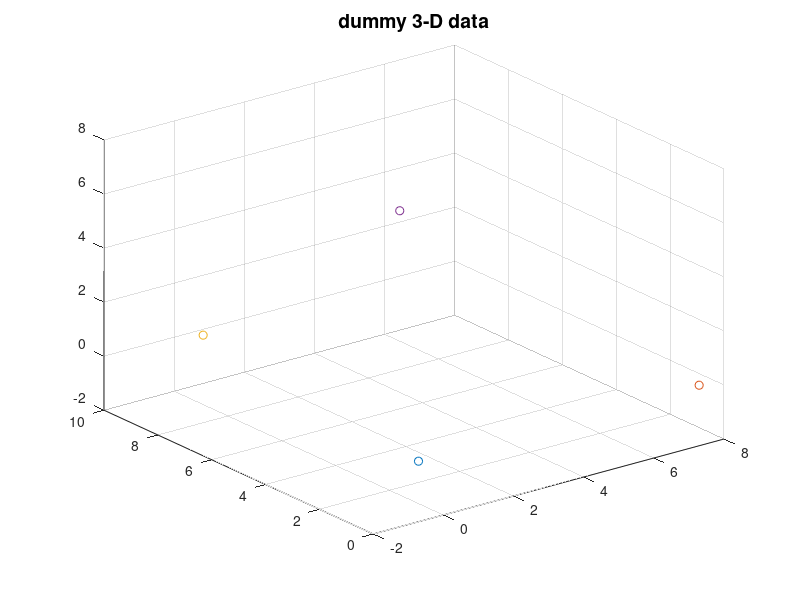
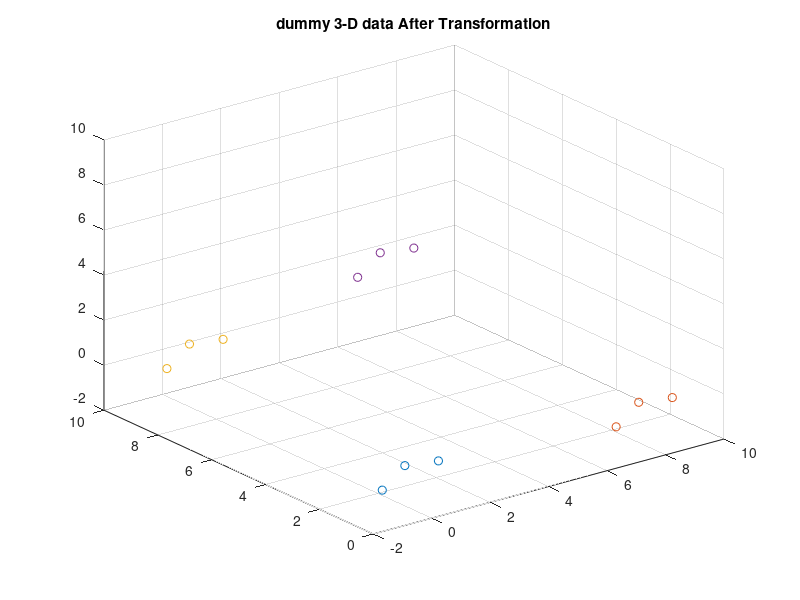

These figures' MATLAB source, in order: (Note: this script raises an error after producing the figures.)
%close all
clear all
test =1;
if test == 1
    mu1 = [0,0,0];
    sigma1 = [1,1,1];
    rng(0)
    r1 = mvnrnd(mu1,sigma1,3);
    
    mu2 = [8,0,0];
    sigma2 = [1,1,1];
    rng(0)
    r2 = mvnrnd(mu2,sigma2,3);
    
    mu3 = [0,8,1];
    sigma3 = [1,1,1];
    rng(0)
    r3 = mvnrnd(mu3,sigma3,3);
    
    
    mu4 = [1,2,8];
    sigma4 = [1,1,1];
    rng(0)
    r4 = mvnrnd(mu4,sigma4,3);
    
    %Finidng cluster's centroid using kmean
    
    [idx1,C1] = kmeans(r1,1);
    [idx2,C2] = kmeans(r2,1);
    [idx3,C3] = kmeans(r3,1);
    [idx4,C4] = kmeans(r4,1);
    
    %Plot scatter of raw data centroid
    figure;
    scatter3(C1(:,1),C1(:,2),C1(:,3),'bd');
    hold on;
    scatter3(C2(:,1),C2(:,2),C2(:,3),'r+');
    scatter3(C3(:,1),C3(:,2),C3(:,3),'co');
    scatter3(C4(:,1),C4(:,2),C4(:,3),'k*');
    title('dummy 3-D data','FontSize',14)
    
    %Plot scatter of raw data
    figure;scatter3(r1(:,1),r1(:,2),r1(:,3),'bd');hold on;
    scatter3(r2(:,1),r2(:,2),r2(:,3),'r+');
    scatter3(r3(:,1),r3(:,2),r3(:,3),'co');
    scatter3(r4(:,1),r4(:,2),r4(:,3),'k*');
    title('dummy 3-D data After Transformation')
    
    % Convert vector of cluster1 centroid to each cluster's data to polar
    % cordinate
    [azimuth1,elevation1,R1]  = cart2sph(r1(:,1),r1(:,2),r1(:,3));
    [azimuth2,elevation2,R2]  = cart2sph(r2(:,1)- C1(1),r2(:,2)- C1(2),r2(:,3)- C1(3));
    [azimuth3,elevation3,R3]  = cart2sph(r3(:,1)- C1(1),r3(:,2)- C1(2),r3(:,3)- C1(3));
    [azimuth4,elevation4,R4]  = cart2sph(r4(:,1)- C1(1),r4(:,2)- C1(2),r4(:,3)- C1(3));
    
    %Test try to use lowest and highest value instead of centroid
    
    
    % Keeep cluster's data in one matrix  (in compare with the last version I added a label)
    ri1 = [azimuth1,elevation1,R1,ones(length(r1),1)*1];
    ri2 = [azimuth2,elevation2,R2,ones(length(r2),1)*2];
    ri3 = [azimuth3,elevation3,R3,ones(length(r3),1)*3];
    ri4 = [azimuth4,elevation4,R4,ones(length(r4),1)*4];
    
    % get the min and max
    [C1a,idx1a] = min(ri1(:,1));%max
    [C2a,idx2a] = min(ri2(:,1));%min
    [C3a,idx3a] = min(ri3(:,1));%min
    [C4a,idx4a] = min(ri4(:,1));%min
    
    % get the min and max
    [C1e,idx1e] = min(ri1(:,2));%max
    [C2e,idx2e] = min(ri2(:,2));%min
    [C3e,idx3e] = min(ri3(:,2));%min
    [C4e,idx4e] = min(ri4(:,2));%min
    
    [azimuth1,elevation1,r1]  = cart2sph(r1(:,1),r1(:,2),r1(:,3));
    [azimuth2,elevation2,r2]  = cart2sph(r2(:,1)- C1a,r2(:,2)- C1e,r2(:,3)- C1(3));
    [azimuth3,elevation3,r3]  = cart2sph(r3(:,1)- C1a,r3(:,2)- C1e,r3(:,3)- C1(3));
    [azimuth4,elevation4,r4]  = cart2sph(r4(:,1)- C1a,r4(:,2)- C1e,r4(:,3)- C1(3));
    
    %The matrix Contains  all data in polar
    r = [azimuth1,elevation1,r1;
        azimuth2,elevation2,r2;
        azimuth3,elevation3,r3;
        azimuth4,elevation4,r4];
    
    % The matrix Contains  all data in Cartesian
    [car(:,1),car(:,2),car(:,3)]  = sph2cart(r(:,1),r(:,2),r(:,3));
    
    %polar cordinates of the point which connect normal centroid(C1)
    [azimuthC2,elevationC2,~]  = cart2sph(C2a-C1a,C2e-C1e,C2(1)-C1(1));
    [azimuthC3,elevationC3,~]  = cart2sph(C3a-C1a,C3e-C1e,C3(1)-C1(1));
    [azimuthC4,elevationC4,~]  = cart2sph(C4a-C1a,C4e-C1e,C4(1)-C1(1));
    
    %Azimuth angle between the cluster's centroid to the vector which connect refrence
    %centroid (here C2) to the normal centroid (here C1)
    azclose = azimuthC3 - azimuthC2;
    azfar = azimuthC4 - azimuthC2;
    
    %Azimuth angle between the all data to the vector which connect refrence
    %centroid (here C2) to the normal centroid (here C1)
    mtia1 = ri1(:,1)- azimuthC2;
    mtia2 = ri2(:,1)- azimuthC2;
    mtia3 = ri3(:,1)- azimuthC2;
    mtia4 = ri4(:,1)- azimuthC2;
    
    %Elevation angle between the cluster's centroid to the vector which connect refrence
    %centroid (here C2) to the normal centroid (here C1)
    elclose = elevationC3-elevationC2;%acos(1-pdist2([0 C4(2) C4(3)],[0 C2(2) C2(3)],'cosine'))
    elfar = elevationC4-elevationC2;%acos(1-pdist2([0 C3(2) C3(3)],[0 C2(2) C2(3)],'cosine'))
    
    %Elevation angle between the all data to the vector which connect refrence
    %centroid (here C2) to the normal centroid (here C1)
    mtit1 = ri1(:,2)- elevationC2;
    mtit2 = ri2(:,2)- elevationC2;
    mtit3 = ri3(:,2)- elevationC2;
    mtit4 = ri4(:,2)- elevationC2;
    
    %Test for rotation later can be deleted
    %%% added by J.C.
    % AX1 = cross([C3(1) C3(2) 0],[C2(1) C2(2) 0]);
    % AX2 = cross([0 C4(2) C4(3)],[0 C2(2) C2(3)]);
    % orig = r1;
    
    %     %Tsting put only centroids
    %
    %
    %     mtia2 = ones(1,length(mtit2))* azimuthC2 - azimuthC2;
    %     mtia3 = ones(1,length(mtit3))* azimuthC3 - azimuthC2;
    %     mtia4 = ones(1,length(mtit4))* azimuthC4 - azimuthC2;
    %
    %
    %     mtit2 = ones(1,length(mtia2))* elevationC2 - elevationC2;
    %     mtit3 = ones(1,length(mtia3))* elevationC3 - elevationC2;
    %     mtit4 = ones(1,length(mtia4))* elevationC4 - elevationC2;
    
    %     %Transformation function
    %   coefazimuth = @(X)  (pi/2) * dot(polyfit([0 azclose azfar],[0 1 2],3),[X^3,X^2,X,1]);
    %   coefelevation1 = @(X)  (pi/2) * dot(polyfit([0 elclose elfar],[0 1 2],3),[X^3,X^2,X,1]);
 
%     coefazimuth = @(X)  (pi/2) * dot(polyfit([0 azclose azfar],[0 1 2],2),[X^2,X,1]);
%     coefelevation1 = @(X)  (pi/2) * dot(polyfit([0 elclose elfar],[0 1 2],2),[X^2,X,1]);

%     %New function based on regression
    coefazimuth = @(X)  (pi/2) * ((1/(azclose-azfar))*X+(((azclose/azfar)-2)/((azclose/azfar)-1)))-X;
    coefelevation1 = @(X) (pi/2) * ((1/(elfar-elclose))*X+(((elfar/elclose)-2)/((elfar/elclose)-1)))-X;

[a,b,c] = polyfit([0 azclose azfar 2*pi],[0 1 2 4],3)
    [a1,b1,c1] = polyfit([0 elclose elfar 2*pi],[0 1 2 4],3);
  
    ri1(:,4) = [];
    ri2(:,4) = []
    ri3(:,4) = []
    ri4(:,4) = []
    
    r1 = C1;
    r2 = C2;
    
    for i=1:length(ri1(:,2))
        %        ri1(i,:) = script_roation( r2-r1,ri1(i,:)-r1, coefazimuth(mtia1(i)), coefelevation1(mtit1(i))) + r1;
        %        ri2(i,:) = script_roation( r2-r1,ri2(i,:)-r1, coefazimuth(mtia2(i)), coefelevation1(mtit2(i))) + r1;
        %        ri3(i,:) = script_roation( r2-r1,ri3(i,:)-r1, coefazimuth(mtia3(i)), coefelevation1(mtit3(i))) + r1;
        %        ri4(i,:) = script_roation( r2-r1,ri4(i,:)-r1, coefazimuth(mtia4(i)), coefelevation1(mtit4(i))) + r1;
        ri1(i,:) = script_roation( r2-r1,sph2cart(ri1(i,1),ri1(i,2),ri1(i,3))-r1, coefazimuth(mtia1(i)), coefelevation1(mtit1(i))) + r1;
        ri2(i,:) = script_roation( r2-r1,sph2cart(ri2(i,1),ri2(i,2),ri2(i,3))-r1, coefazimuth(mtia2(i)), coefelevation1(mtit2(i))) + r1;
        ri3(i,:) = script_roation( r2-r1,sph2cart(ri3(i,1),ri3(i,2),ri3(i,3))-r1, coefazimuth(mtia3(i)), coefelevation1(mtit3(i))) + r1;
        ri4(i,:) = script_roation( r2-r1,sph2cart(ri4(i,1),ri4(i,2),ri4(i,3))-r1, coefazimuth(mtia4(i)), coefelevation1(mtit4(i))) + r1;
    end
    
    %[idx1,C1i] = kmeans(ri1,1);
    % [idx2,C2i] = kmeans(ri2,1);
    %[idx3,C3i] = kmeans(ri3,1);
    %[idx4,C4i] = kmeans(ri4,1);
    
    %  acosd(1-pdist2(C3i-C1i,C2i-C1i,'cosine'))
    % acosd(1-pdist2(C4i-C1i,C2i-C1i,'cosine'))
    
    figure;scatter3(ri1(:,1),ri1(:,2),ri1(:,3),'bd');hold on;
    scatter3(ri2(:,1),ri2(:,2),ri2(:,3),'r+');
    scatter3(ri3(:,1),ri3(:,2),ri3(:,3),'co');
    scatter3(ri4(:,1),ri4(:,2),ri4(:,3),'k*');
    title('dummy 3-D data After Transformation')
    
elseif test == 2 %test passed for 2d
    mu1 = [1,1];
    sigma1 = [1,0.5];
    rng default
    r1 = mvnrnd(mu1,sigma1,1000);
    
    mu2 = [8,0];
    sigma2 = [1,1];
    rng default
    r2 = mvnrnd(mu2,sigma2,300);
    
    mu3 = [6,8];
    sigma3 = [1,0.5];
    rng default
    r3 = mvnrnd(mu3,sigma3,500);
    
    
    mu4 = [2,5];
    sigma4 = [0.5,1];
    rng default
    r4 = mvnrnd(mu4,sigma4,100);
    
    figure;scatter(r1(:,1),r1(:,2),'bd');
    hold on;scatter(r2(:,1),r2(:,2),'r+');
    hold on;scatter(r3(:,1),r3(:,2),'co');
    hold on;scatter(r4(:,1),r4(:,2),'k*');
    title('dummy 2-D data','FontSize',14)
    
    [theta1,rho1] = cart2pol(r1(:,1),r1(:,2));
    [theta2,rho2] = cart2pol(r2(:,1),r2(:,2));
    [theta3,rho3] = cart2pol(r3(:,1),r3(:,2));
    [theta4,rho4] = cart2pol(r4(:,1),r4(:,2));
    mt1 = mean(theta1);
    mt2 = mean(theta2);
    mt3 = mean(theta3)
    mt4 = mean(theta4)
    %lets find the vectors to the centroid
    [idx,C1] = kmeans(r1,1);
    [idx,C2] = kmeans(r2,1);
    [idx,C3] = kmeans(r3,1);
    [idx,C4] = kmeans(r4,1);
    %
    % [a,b]=cart2pol(C3(:,1),C3(:,2))
    % [a,b]=cart2pol(C4(:,1),C4(:,2))
    mt31 = acos(1-pdist2(C3,C2,'cosine'))
    mt41 = acos(1-pdist2(C4,C2,'cosine'))
    
    [theta1,rho1] = cart2pol(r1(:,1),r1(:,2));
    [theta2,rho2] = cart2pol(r2(:,1),r2(:,2));
    [theta3,rho3] = cart2pol(r3(:,1),r3(:,2));
    [theta4,rho4] = cart2pol(r4(:,1),r4(:,2));
    
    coef = @(X) (2*pi/3)*((1/(mt4-mt3))*X+(((mt4/mt3)-2)/((mt4/mt3)-1)))-X;
    
    theta1 = theta1 + coef(theta1);
    theta2 = theta2 + coef(theta2);
    theta3 = theta3 + coef(theta3);
    theta4 = theta4 + coef(theta4);
    
    
    
    [x1,y1] = pol2cart(theta1,rho1);
    [x2,y2] = pol2cart(theta2,rho2);
    [x3,y3] = pol2cart(theta3,rho3);
    [x4,y4] = pol2cart(theta4,rho4);
    
    figure;
    hold on;
    scatter(x1,y1,'bd');
    scatter(x2,y2,'r+');
    scatter(x3,y3,'co');
    scatter(x4,y4,'k*');
    title('dummy 2-D data2','FontSize',14)
    
    
    [theta1,rho1] = cart2pol(r1(:,1),r1(:,2));
    [theta2,rho2] = cart2pol(r2(:,1),r2(:,2));
    [theta3,rho3] = cart2pol(r3(:,1),r3(:,2));
    [theta4,rho4] = cart2pol(r4(:,1),r4(:,2));
    
    coef = @(X) (2*pi/3)*((1/(mt41-mt31))*X+(((mt41/mt31)-2)/((mt41/mt31)-1)))-X;
    
    theta1 = theta1 + coef(theta1);
    theta2 = theta2 + coef(theta2);
    theta3 = theta3 + coef(theta3);
    theta4 = theta4 + coef(theta4);
    
    
    
    [x1,y1] = pol2cart(theta1,rho1);
    [x2,y2] = pol2cart(theta2,rho2);
    [x3,y3] = pol2cart(theta3,rho3);
    [x4,y4] = pol2cart(theta4,rho4);
    
    figure;
    hold on;
    scatter(x1,y1,'bd');
    scatter(x2,y2,'r+');
    scatter(x3,y3,'co');
    scatter(x4,y4,'k*');
    title('dummy 2-D data3','FontSize',14)
    hold off
    xlabel('X')
    ylabel('Y')
    zlabel('Z')
    view(90,0)
    pause
end

% % h1 = polar(theta1,rho1,'*');
% % h2 = polar(theta2,rho2,'*');
% % h3 = polar(theta3,rho3,'*');
% % h4 = polar(theta4,rho4,'*');


% close all
%
% mu1 = [2,1];
% sigma1 = [0.05,0.05];
% r1 = mvnrnd(mu1,sigma1,1000);
% [theta1,rho1] = cart2pol(r1(:,1),r1(:,2));
% mt1 = mean(theta1);
%
% mu2 = [0,1];
% sigma2 = [0.05,0.05];
% r2 = mvnrnd(mu2,sigma2,1000);
% [theta2,rho2] = cart2pol(r2(:,1),r2(:,2));
% mt2 = mean(theta2);
%
%
% rho=ones(length(theta1),1);
% h1 = polar(theta1,rho1,'*');
% set(h1)
% hold on
% h2 = polar(theta2,rho2,'*');
% set(h2)
%
% coef = @(X) (2*pi/3)*((1/((mt2/mt1-1)*mt1))*X+(((mt2/mt1)-2)/((mt2/mt1)-1)))-X;
%
% h3 = polar(theta1 + coef(theta1),rho1,'o');
% set(h3)
% h4 = polar(theta2 + coef(theta2),rho2,'o');
% set(h4)
% %polarplot(theta,rho,'markersize',12)
% %
% % theta1 = pi/6;
% % theta2 = pi/2;
% % rho=1;
% % polarplot(theta1,rho,'b-*')
% % hold on
% % polarplot(theta2,rho,'b-*')
% %
% % coef = @(X) (2*pi/3)*((1/((theta2/theta1-1)*theta1))*X+(((theta2/theta1)-2)/((theta2/theta1)-1)))-X;
% %
% % polarplot(theta1 + coef(theta1),rho,'r-*')
% % polarplot(theta2 + coef(theta2),rho,'r-*')